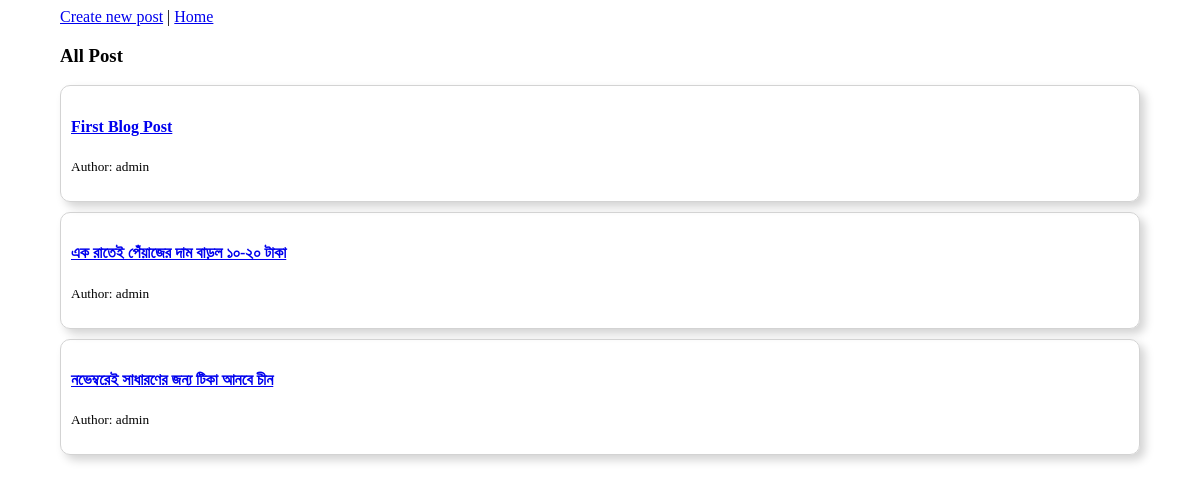
The app's page /, older data.
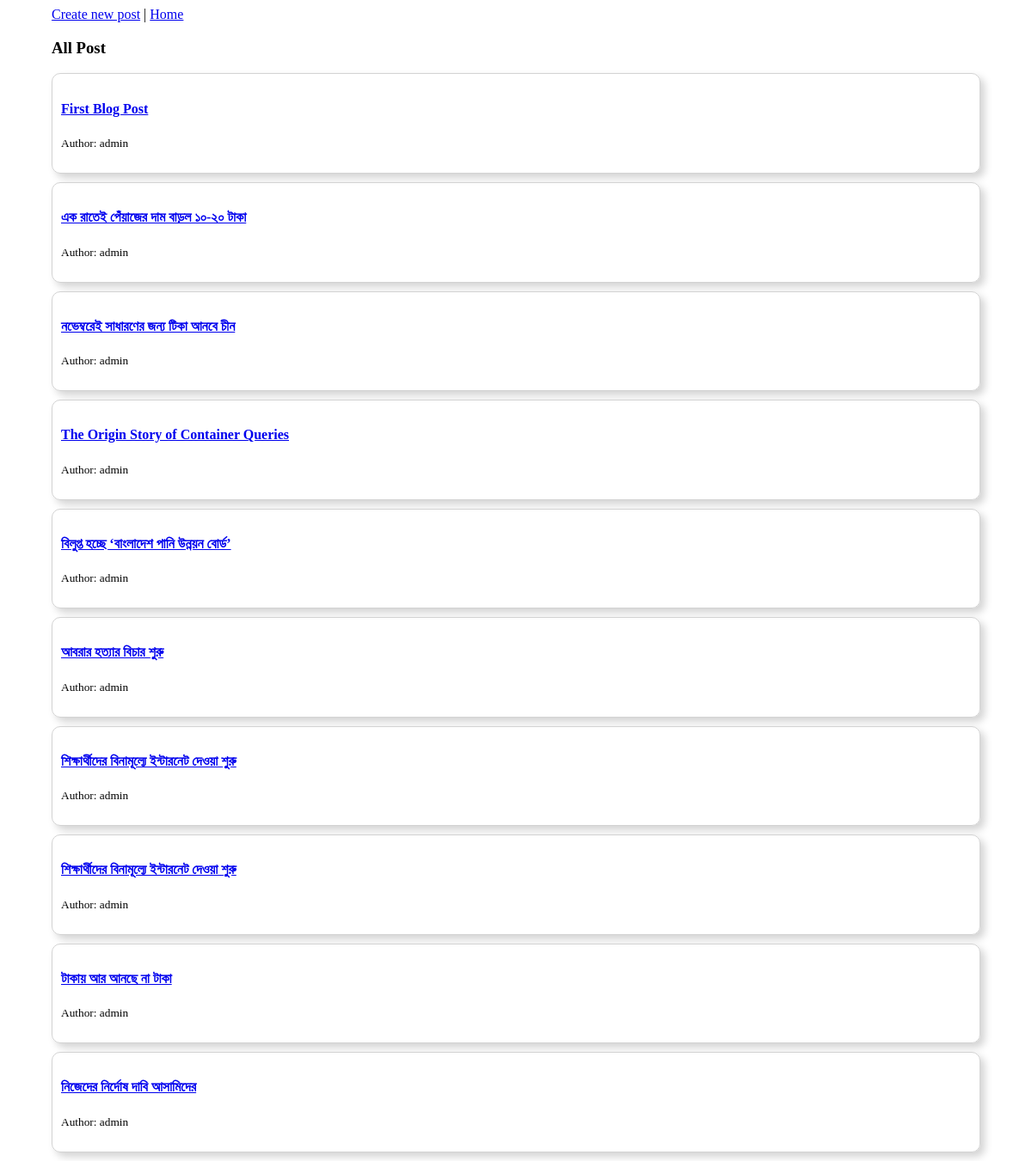
The same page, newer data.
### blog/models.py (models this page shows, shortened)
class Post(models.Model):
    title = models.CharField(blank=False, max_length=200)
    author = models.ForeignKey('auth.User', on_delete=models.CASCADE)
    body = models.TextField(blank=False)

### blog/views.py (the view)
# urls.py: path('', PostListView.as_view(), name='home'),
class PostListView(ListView):
    context_object_name = 'all_post'
    model = Post
    template_name = 'blog/home.html'

### templates/blog/home.html
{% extends "blog/base.html" %}
{% block content_block %}
<h3>All Post</h3>
{% for post in all_post %}
  <div class="">
    <h4><a href="{% url 'detail' post.pk %}">{{post.title}}</a> </h4>
    <p> <small> Author: {{post.author}}</small> </p>
  </div>
{% endfor %}
{% endblock %}

### templates/blog/base.html (shortened to what this page needs)
{% load static %}
<!DOCTYPE html>
<html lang="en" dir="ltr">
  <head>
    <link rel="stylesheet" href="{% static "style.css" %}">
  </head>
  <body>
    <a href="{% url 'create_post' %}">Create new post</a> | <a href="{% url 'home' %}">Home</a>
    {% block content_block %}
    {% endblock %}
  </body>
</html>

### static/style.css (style rules this page uses)
*, *:before, *:after { -webkit-box-sizing: border-box; -moz-box-sizing: border-box; box-sizing: border-box; }
body { margin-left: auto; margin-right: auto; width: 90%; }
div { border: 1px solid lightgrey; border-radius: 10px; box-shadow: 5px 5px 10px lightgrey; padding: 10px; margin-top: 10px; margin-bottom: 10px; }

Row changes from the older to the newer data that the page shows:
added Post: title "The Origin Story of Container Queries", author "admin"
added Post: title "বিলুপ্ত হচ্ছে ‘বাংলাদেশ পানি উন্নয়ন বোর্ড’", author "admin"
added Post: title "আবরার হত্যার বিচার শুরু", author "admin"
added Post: title "শিক্ষার্থীদের বিনামূল্যে ইন্টারনেট দেওয়া শুরু", author "admin"
added Post: title "শিক্ষার্থীদের বিনামূল্যে ইন্টারনেট দেওয়া শুরু", author "admin"
added Post: title "টাকায় আর আনছে না টাকা", author "admin"
added Post: title "নিজেদের নির্দোষ দাবি আসামিদের", author "admin"
